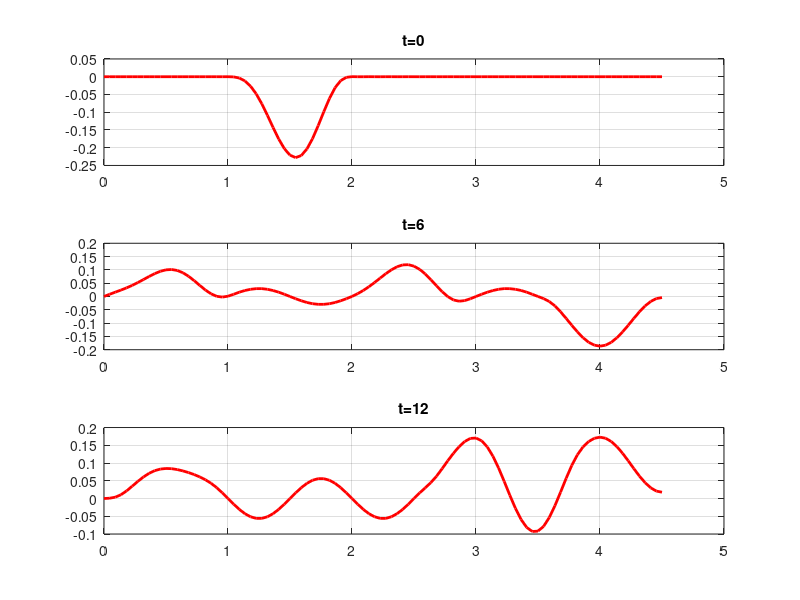

Source code (MATLAB):
function fourieString17
	clf; clc
	a=sqrt(11/4);
	L=9/2;
	tmax=12;

	x=linspace(0,L);
	t=linspace(0,tmax);

	function y=phi(x)
		for i=1:length(x)
			if x(i)>=1 && x(i)<=2
				y(i)=(-5)*((x(i)-1)^3)*(sin(pi*x(i)/2))^3;
			else
				y(i)=0;	
			end
		end
	end
	
	function y=psi(x)
		for i=1:length(x)
			y(i)=sin(2*pi*x(i));
		end
	end

	function y=u(x,t)
		y=0;
		for k=0:54
			Xk=sin((pi/2+k*pi)*x/L);
			Ak=2*trapz(x,phi(x).*Xk)/L;
			Bk=(4*trapz(x,psi(x).*Xk))/(a*(pi+2*k*pi));
			Tk=Ak*cos((a*(pi+2*k*pi)*t)/(2*L))+Bk*sin((a*(pi+2*k*pi)*t)/(2*L));				y=y+Tk*Xk;
		end
	end

	for n=1:length(t)
		plot(x, u(x,t(n)), 'r', 'LineWidth', 2);
		axis([0,L,-0.5,0.5 ]);
		grid on;
		getframe;
	end
	subplot(3,1,1);
	plot(x,u(x,0), 'r', 'LineWidth', 2);
	title('t=0');
	grid on;

	subplot(3,1,2);
	plot(x,u(x,6), 'r', 'LineWidth', 2);
	title('t=6');
	grid on;

	subplot(3,1,3);
	plot(x,u(x,tmax), 'r', 'LineWidth', 2);
	title('t=12');
	grid on;
end
